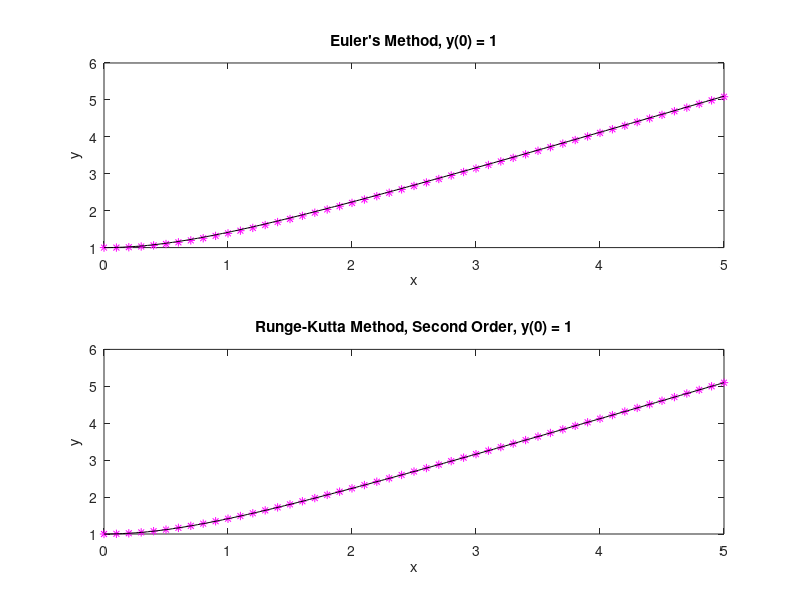

This figure's MATLAB source:
% Step size of 0.1

time = 0;
x_init = 1;
time3 = time;
x_init3 = x_init;
x_init32 = x_init;
x_init33 = x_init;
times3 = linspace(0,5,51);

for k = 1:length(times3)
    xvals3(k) = x_init3;
    functy3 = (times3(k))/x_init3;
    functy32 = (times3(k))/x_init32;
    s31 = functy32;
    s32 = (times3(k)+0.1)/(x_init32+0.1*s31);
    rk2vals3(k) = x_init32;
    functy3h = functy3*0.1;
    x_init3 = x_init3 + functy3h;
    x_init32 = x_init32 + 0.1*(s31 + s32)/2;
end

xreal = linspace(0,5,200);
yreal = sqrt(xreal.^2+1);

subplot(2,1,1)
plot(times3, xvals3, 'm*', xreal, yreal, 'k')
title('Euler''s Method, y(0) = 1');
xlabel('x');
ylabel('y');

subplot(2,1,2)
plot(times3, rk2vals3, 'm*', xreal,yreal, 'k')
title('Runge-Kutta Method, Second Order, y(0) = 1');
xlabel('x');
ylabel('y');
    